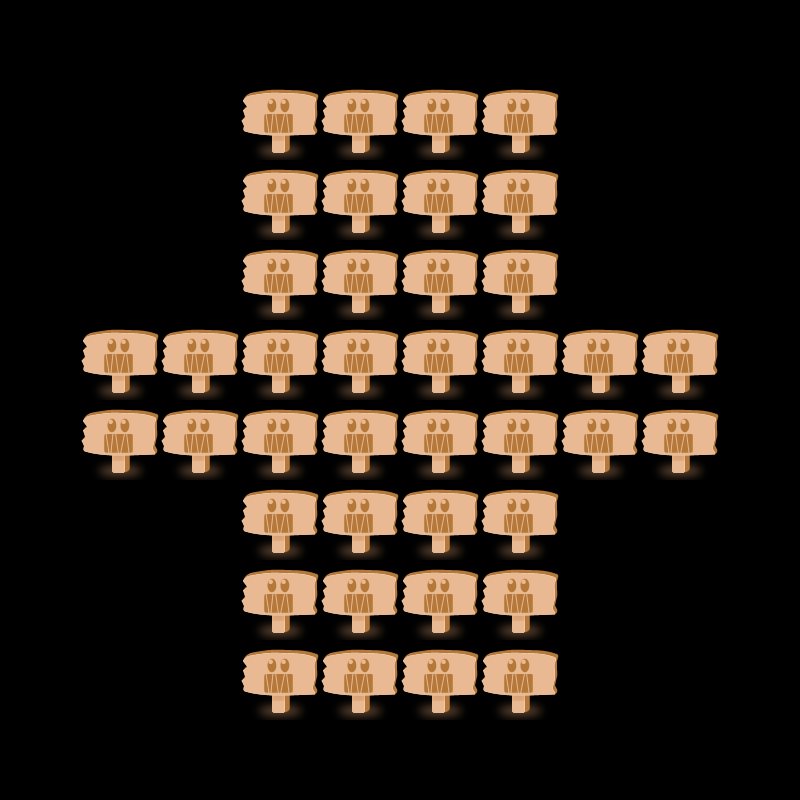

A level layout from a 2D game, rendered from its tile map. Below: a short description, then the map file with tile-grid data replaced by summaries:
An orthogonal 10x10 tile map with 80x80 px tiles, 1 tile layer (gamelayer).

<map version="1.0" orientation="orthogonal" width="10" height="10" tilewidth="80" tileheight="80">
 <tileset firstgid="1" name="LevelBlock" tilewidth="80" tileheight="80">
  <image source="LevelBlock.png" width="320" height="240" />
 </tileset>
 <layer name="gamelayer" width="10" height="10">
  <data>[100 cells, 40 non-empty, 1 distinct tile ids]</data>
 </layer>
</map>
